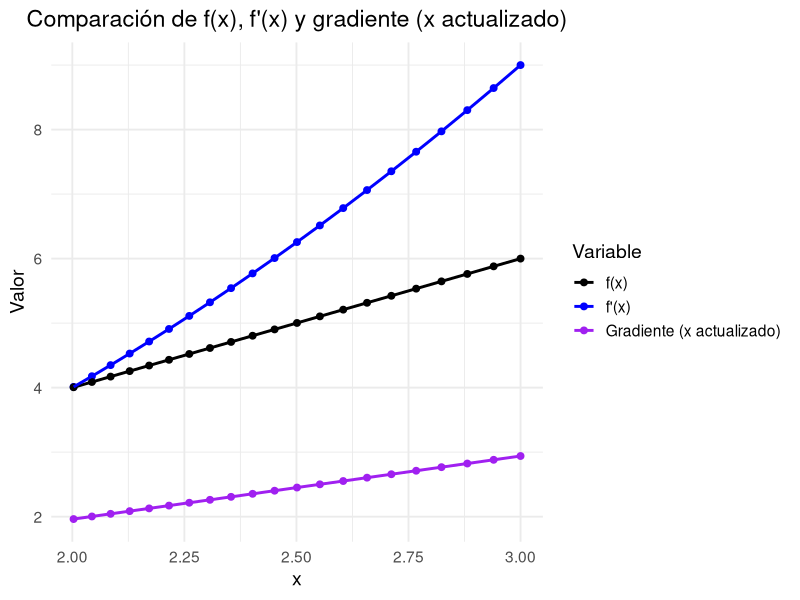

This chart was generated by the following R code:
# GRADIENTE 
n <- 0.01          # Tasa de aprendizaje
x0 <- 3            # Valor inicial
iter <- 21         # Número de iteraciones

# DEFINICIÓN DE FUNCIONES
f <- function(x) x^2             # Función objetivo
f_deriv <- function(x) 2 * x     # Derivada

# INICIALIZACIÓN DE VECTORES
x <- numeric(iter)
fx <- numeric(iter)
fpx <- numeric(iter)
grad <- numeric(iter)

x[1] <- x0

# CÁLCULO ITERATIVO
for (i in 1:iter) {
  fx[i] <- f(x[i])                # f(x)
  fpx[i] <- f_deriv(x[i])         # f'(x)
  grad[i] <- x[i] - n * fpx[i]  # x actualizado
  if (i < iter) {
    x[i + 1] <- grad[i]
  }
}

# TABLA DE RESULTADOS
tabla <- data.frame(
  Iteración = 1:iter,
  xo = x,
  fx = fx,
  fpx = fpx,
  grad = grad
)
print(tabla)

library(ggplot2)
library(tidyr)

# DATOS PARA GRÁFICO
datos_long <- tabla |>
  pivot_longer(cols = c(fx, fpx, grad),
               names_to = "Variable",
               values_to = "Valor")

# GRÁFICO
ggplot(datos_long, aes(x = xo, y = Valor, color = Variable)) +
  geom_point(size = 2) +
  geom_line(linewidth = 1) +
  scale_color_manual(values = c("black", "blue", "purple"),
                     labels = c("f(x)", "f'(x)", "Gradiente (x actualizado)")) +
  labs(title = "Comparación de f(x), f'(x) y gradiente (x actualizado)",
       x = "x",
       y = "Valor",
       color = "Variable") +
  theme_minimal(base_size = 14) +
  theme(plot.title = element_text(hjust = 0.5))
